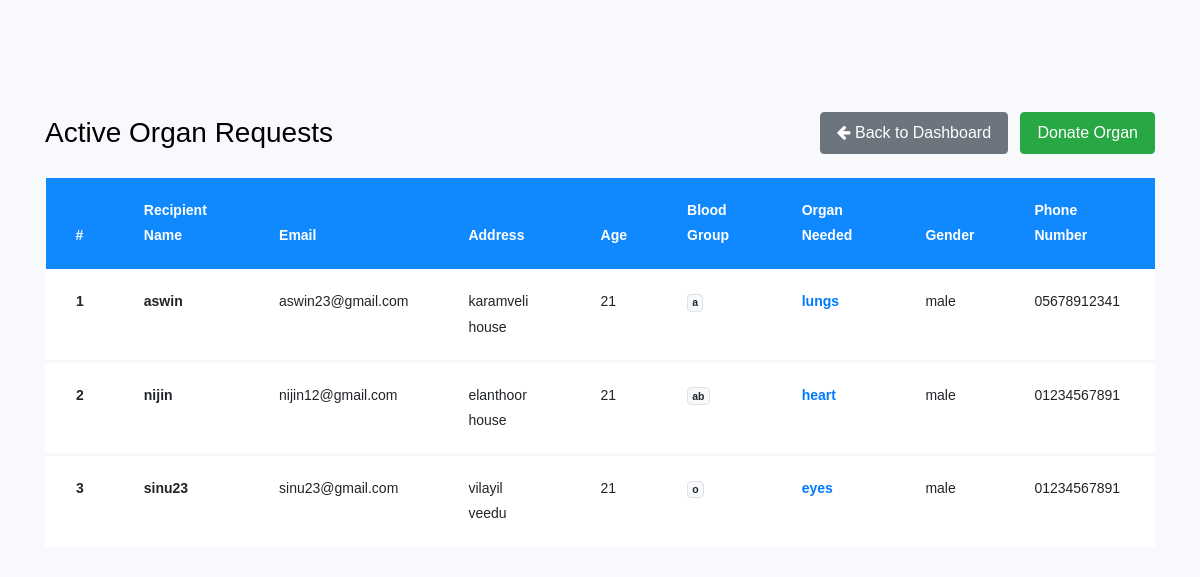
Page /orhistory/ on the committed database.
### myapp/models.py (models this page shows, shortened)
class OrganRequest(models.Model):
    username = models.CharField(max_length=50)
    email = models.EmailField()
    address = models.CharField(max_length=50)
    age = models.CharField(max_length=35)
    bloodgroup = models.CharField(max_length=50)
    organtype = models.CharField(max_length=50)
    gender= models.CharField(max_length=35)
    phonenumber = models.CharField(max_length=35)
    status=models.CharField(max_length=50,default='Pending')

### myapp/views.py (the view)
# urls.py: path("orhistory/", views.orhistory, name="orhistory"),
def orhistory(request):
    blood = request.session.get('blood', '')
    if blood:
        req = OrganRequest.objects.filter(bloodgroup__iexact=blood, status='Approved').order_by('-id')
        if not req.exists():
            req = OrganRequest.objects.filter(status='Approved').order_by('-id')
    else:
        req = OrganRequest.objects.filter(status='Approved').order_by('-id')
    return render(request, "orhistory.html", {'req': req, 'blood': blood})

### myapp/templates/orhistory.html (shortened to what this page needs)
<!doctype html>
{% load static %}
<html lang="en">
  <head>
	<link rel="stylesheet" href="https://stackpath.bootstrapcdn.com/font-awesome/4.7.0/css/font-awesome.min.css">
	<link rel="stylesheet" href="{% static 'organrequest/css/style.css' %}">
	</head>
	<body>
	<section class="ftco-section">
		<div class="container">
			<div class="row justify-content-between align-items-center mb-4">
				<div class="col-md-6">
					<h2 class="heading-section mb-0">Active Organ Requests</h2>
				</div>
				<div class="col-md-6 text-md-right mt-3 mt-md-0">
					<a href="/user/" class="btn btn-secondary px-3 py-2"><i class="fa fa-arrow-left"></i> Back to Dashboard</a>
					<a href="/addorgan/" class="btn btn-success px-3 py-2 ml-2">Donate Organ</a>
				</div>
			</div>
			<div class="row">
				<div class="col-md-12">
					<div class="table-wrap">
						<table class="table">
						  <thead class="thead-primary">
						    <tr>
						      <th>#</th>
						      <th>Recipient Name</th>
						      <th>Email</th>
						      <th>Address</th>
								<th>Age</th>
								<th>Blood Group</th>
								<th>Organ Needed</th>
								<th>Gender</th>
								<th>Phone Number</th>
						    </tr>
						  </thead>
							 <tbody>
						       {% for i in req %}
						    <tr class="alert" role="alert">
						      <th scope="row">{{forloop.counter}}</th>
						      <td><strong>{{i.username}}</strong></td>
						      <td>{{i.email}}</td>
						      <td>{{i.address}}</td>
								<td>{{i.age}}</td>
						        <td><span class="badge badge-light border">{{i.bloodgroup}}</span></td>
								<td><strong style="color:#007bff;">{{i.organtype}}</strong></td>
								<td>{{i.gender}}</td>
								<td>{{i.phonenumber}}</td>
						    </tr>
						    {% empty %}
						    <tr>
						      <td colspan="9" class="text-center py-4 text-muted">No active organ requests found matching this blood group.</td>
						    </tr>
						  {% endfor %}
						  </tbody>
						</table>
					</div>
				</div>
			</div>
		</div>
	</section>
	</body>
</html>

### rows in the picture
OrganRequest: username "aswin", email "aswin23@gmail.com", address "karamveli house", age "21", bloodgroup "a", organtype "lungs", gender "male", phonenumber "05678912341"
OrganRequest: username "nijin", email "nijin12@gmail.com", address "elanthoor house", age "21", bloodgroup "ab", organtype "heart", gender "male", phonenumber "01234567891"
OrganRequest: username "sinu23", email "sinu23@gmail.com", address "vilayil veedu", age "21", bloodgroup "o", organtype "eyes", gender "male", phonenumber "01234567891"
